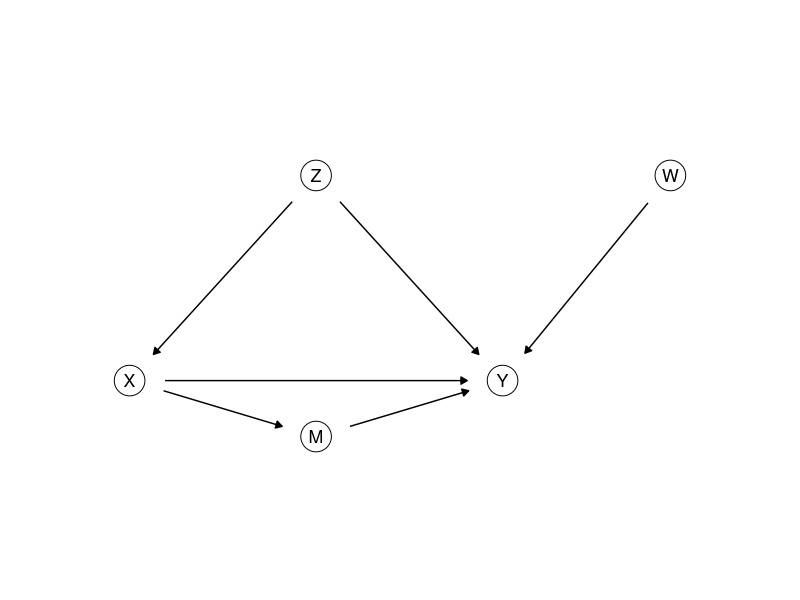

Write R code to recreate this figure.
## ---- chunk 1
library(ggplot2)
library(dplyr)
theme_set(theme_minimal())
set.seed(313)

# Causal graphs: letters in circles, one panel per value of `panel`.
draw_dag <- function(nodes, edges, r = 0.22, xlim = c(-0.5, 2.5), ylim = c(-0.4, 1.4)) {
  if (!"panel" %in% names(nodes)) { nodes$panel <- ""; edges$panel <- "" }
  e <- edges |>
    left_join(nodes, by = c("panel", "from" = "name")) |> rename(x0 = x, y0 = y) |>
    left_join(nodes, by = c("panel", "to" = "name")) |>
    mutate(len = sqrt((x - x0)^2 + (y - y0)^2), ux = (x - x0) / len, uy = (y - y0) / len,
           xs = x0 + (r + 0.02) * ux, ys = y0 + (r + 0.02) * uy,
           xe = x - (r + 0.02) * ux, ye = y - (r + 0.02) * uy)
  ggplot() +
    geom_point(data = nodes, aes(x, y), size = 10, shape = 21, fill = "white") +
    geom_text(data = nodes, aes(x, y, label = name), size = 4.5) +
    geom_segment(data = e, aes(x = xs, y = ys, xend = xe, yend = ye),
                 arrow = arrow(length = unit(0.18, "cm"), type = "closed"), linewidth = 0.5) +
    facet_wrap(~ panel, nrow = 1) +
    coord_fixed(xlim = xlim, ylim = ylim) +
    theme_void()
}
## ---- chunk 2
n <- 10000
Z <- rbinom(n, 1, 0.5)
X <- rbinom(n, 1, ifelse(Z == 1, 0.8, 0.2))
Y <- rbinom(n, 1, 0.3 + 0.1 * X + 0.3 * Z)
observed <- mean(Y[X == 1]) - mean(Y[X == 0])
d1 <- mean(Y[X == 1 & Z == 1]) - mean(Y[X == 0 & Z == 1])   # within Z = 1
d0 <- mean(Y[X == 1 & Z == 0]) - mean(Y[X == 0 & Z == 0])   # within Z = 0
adjusted <- d1 * mean(Z == 1) + d0 * mean(Z == 0)
Y1 <- rbinom(n, 1, 0.3 + 0.1 * 1 + 0.3 * Z)    # everyone attends
Y0 <- rbinom(n, 1, 0.3 + 0.1 * 0 + 0.3 * Z)    # nobody attends
c(observed = observed, adjusted = adjusted, intervened = mean(Y1) - mean(Y0))

X95 <- rbinom(n, 1, ifelse(Z == 1, 0.95, 0.05))
Y95 <- rbinom(n, 1, 0.3 + 0.1 * X95 + 0.3 * Z)
mean(Y95[X95 == 1]) - mean(Y95[X95 == 0])      # observed, new referrals
## ---- chunk 3
draw_dag(data.frame(name = c("Z", "X", "M", "Y", "W"),
                    x = c(1, 0, 1, 2, 2.9), y = c(1.1, 0, -0.3, 0, 1.1)),
         data.frame(from = c("Z", "Z", "X", "M", "X", "W"),
                    to = c("X", "Y", "M", "Y", "Y", "Y")),
         r = 0.17, xlim = c(-0.5, 3.4), ylim = c(-0.6, 1.4))
## ---- chunk 4
n <- 10000
# program 1: X causes Y
X1 <- rnorm(n); Y1 <- 2 * X1 + rnorm(n)
# program 2: Z causes both
Z2 <- rnorm(n); X2 <- Z2 + rnorm(n); Y2 <- Z2 + rnorm(n)
# program 3: X causes Y through M
X3 <- sqrt(2) * rnorm(n); M3 <- X3 + sqrt(2) * rnorm(n); Y3 <- 0.5 * M3 + rnorm(n)
## ---- chunk 5
slopes <- c(coef(lm(Y1 ~ X1))[2], coef(lm(Y2 ~ X2))[2], coef(lm(Y3 ~ X3))[2])
do1 <- c(mean(2 * 1 + rnorm(n)),                    # X set to 1, later statements re-run
         mean(Z2 + rnorm(n)),
         mean(0.5 * (1 + sqrt(2) * rnorm(n)) + rnorm(n)))
do0 <- c(mean(2 * 0 + rnorm(n)),                    # X set to 0
         mean(Z2 + rnorm(n)),
         mean(0.5 * (0 + sqrt(2) * rnorm(n)) + rnorm(n)))
round(rbind(slope = slopes, effect = do1 - do0), 2)
round(coef(lm(Y2 ~ X2 + Z2))[2], 2)    # program 2, adjusting for Z
round(coef(lm(Y3 ~ X3 + M3))[2], 2)    # program 3, adjusting for M
## ---- chunk 6
cells <- data.frame(Z = c(1, 1, 0, 0), X = c(1, 0, 1, 0),
                    n = c(400, 100, 100, 400), passed = c(320, 70, 50, 120))
students <- bind_rows(
  cells |> mutate(Y = 1, count = passed),
  cells |> mutate(Y = 0, count = n - passed)
) |>
  select(Z, X, Y, count) |>
  tidyr::uncount(count)
nrow(students)
## ---- chunk 7
students |> group_by(X) |> summarize(rate = mean(Y))

rows <- students |>
  group_by(Z) |>
  summarize(diff = mean(Y[X == 1]) - mean(Y[X == 0]),
            share = n() / nrow(students))
sum(rows$diff * rows$share)

students |> group_by(Z) |> mutate(e = mean(X)) |> ungroup() |>
  summarize(do1 = mean(X * Y / e), do0 = mean((1 - X) * Y / (1 - e)))

rate <- function(z, x) {
  ifelse(z == 1, ifelse(x == 1, 0.8, 0.7), ifelse(x == 1, 0.5, 0.3))
}
one_trial <- function() {
  Z <- rep(c(1, 0), each = 500)
  X <- rbinom(1000, 1, 0.5)
  Y <- rbinom(1000, 1, rate(Z, X))
  mean(Y[X == 1]) - mean(Y[X == 0])
}
trials <- replicate(200, one_trial())
c(mean = mean(trials), sd = sd(trials))
